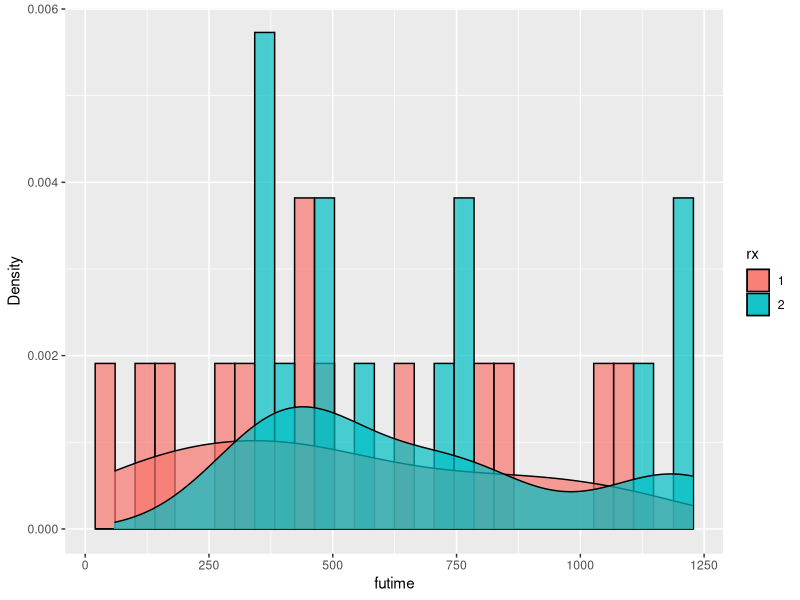
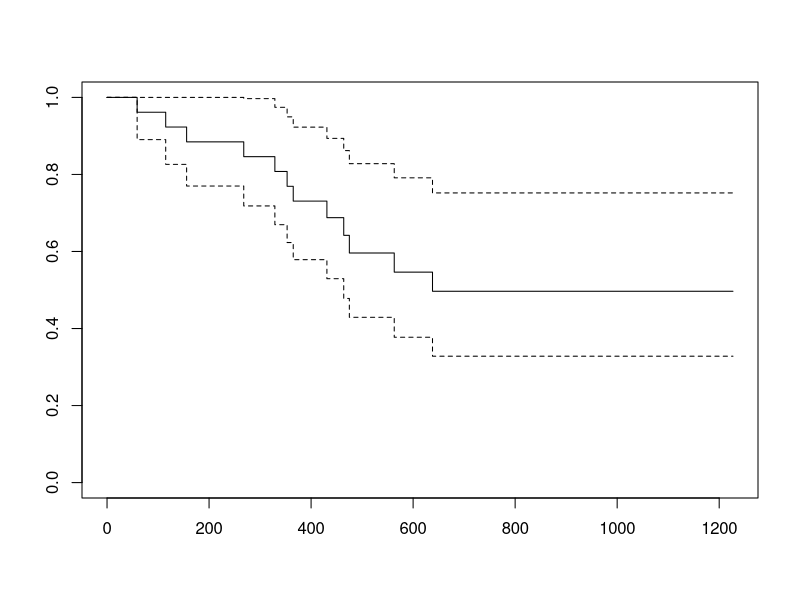
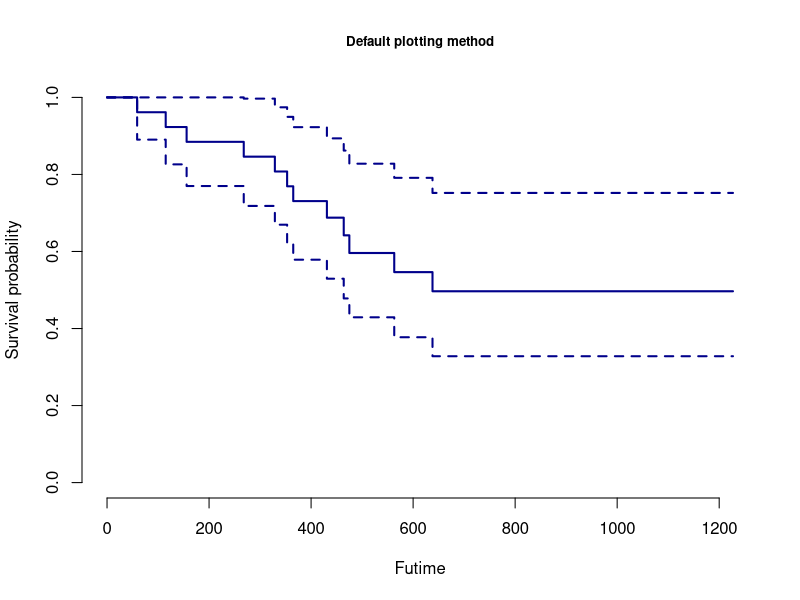
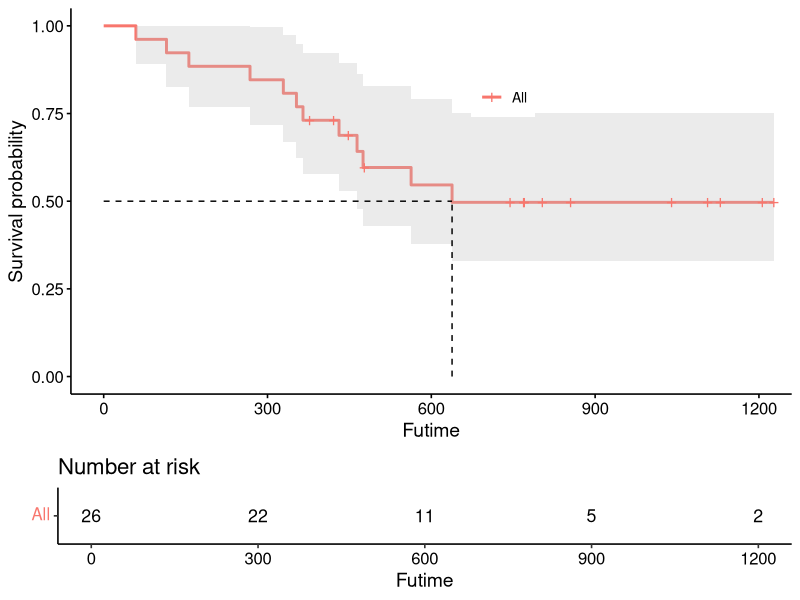

Generate these figures, in order, with R: (Note: this script raises an error after producing the figures.)
## ---- chunk 1
library(kableExtra)
#options(knitr.table.format = "html")
options(kableExtra.auto_format = FALSE)

knitr::knit_hooks$set(
   error = function(x, options) {
     paste('\n\n<div class="alert alert-danger">',
           gsub('##', '\n', gsub('^##\ Error', '**Error**', x)),
           '</div>', sep = '\n')
   },
   warning = function(x, options) {
     paste('\n\n<div class="alert alert-warning">',
           gsub('##', '\n', gsub('^##\ Warning:', '**Warning**', x)),
           '</div>', sep = '\n')
   },
   message = function(x, options) {
     paste('\n\n<div class="alert alert-info">',
           gsub('##', '\n', x),
           '</div>', sep = '\n')
   }
)
#`r text_spec("TEXT", background = "#D05A6E", color = "white", bold = T)`
## ---- chunk 2
# Function to install&load/load required R packages
install_load <- function (package1, ...)  {   
  packages <- c(package1, ...)
  for(package in packages){
    if(package %in% rownames(installed.packages()))
      do.call('library', list(package))
    else {
      install.packages(package)
      do.call("library", list(package))
    }
  } 
}

# Required R packages
required_R_packages <- c("survival", "survminer", "tidyverse", "psych", 
                         "readxl", "kableExtra")

# Install/load required R packages
install_load(required_R_packages)
## ---- chunk 3
# using the survival R package 
ovarian_data <- ovarian

# Structure of your data
str(ovarian_data)

# Facotorisation of variables
ovarian_data$rx <- factor(ovarian_data$rx, levels = c("1", "2"))
ovarian_data$resid.ds <- factor(ovarian_data$resid.ds, levels = c("1", "2"), 
                                labels = c("No", "Yes"))
ovarian_data$ecog.ps <- factor(ovarian_data$ecog.ps, levels = c("1", "2"), 
                                labels = c("Good", "Bad"))

# Take a look at ovarian cancer data
dplyr::glimpse(ovarian_data)

# Function to have overlayed plots
plot_multi_histogram <- function(df, feature, label_column) {
    plt <- ggplot(df, aes(x=eval(parse(text=feature)), fill=eval(parse(text=label_column)))) +
    geom_histogram(alpha=0.7, position="identity", aes(y = ..density..), color="black") +
    geom_density(alpha=0.7) +
    labs(x=feature, y = "Density")
    plt + guides(fill=guide_legend(title=label_column))
}

# Overlay plot of histogram and the densities 
plot_multi_histogram(ovarian_data, 'futime', 'rx')

# Descriptive statistics
describeBy(ovarian_data$futime, ovarian_data$rx, mat = T)[-c(1, 3, 8, 9, 13, 14)] %>% 
kable(digits = 2) %>% 
  kable_styling(bootstrap_options = c("striped", "hover", "condensed"), 
                full_width = F, 
                position = "left"
                )
## ---- chunk 4

# Let us convert the `Vital status` variable to a numeric variable
ovarian_data$futime <- as.numeric(ovarian_data$futime)

# KM curve: pooling both groups
KM_all <- survfit(Surv(futime, fustat) ~ 1, data = ovarian_data)
KM_all

# Alternatively
surv_median(KM_all)

# Obtaining KM curve
plot(KM_all)

plot(KM_all, xlab = "Futime", ylab = "Survival probability", bty ="n", lwd=2, 
     col = "darkblue", main = "Default plotting method", cex.main = 0.8)

## ---- chunk 5
# Nicer plot with more information using survminer package
ggsurvplot(KM_all, 
           data = ovarian_data, 
           conf.int = T, 
           risk.table = T, 
           surv.median.line = "hv", 
           legend.title = "", 
           legend.labs = c("All"), 
           xlab='Futime', 
           legend = c(0.6,0.8)
           ) 

# Plotting the hazard function
ggsurvplot(KM_all, 
           conf.int = TRUE, 
           risk.table = TRUE, 
           fun = "cumhaz"
           )
## ---- chunk 6

# KM curves for both groups
KM_groups <- survfit(Surv(futime, fustat) ~ rx, data = ovarian_data)
KM_groups

# Obtaining KM curve
plot(KM_groups, xlab = "OSDx (months)", ylab = "Survival probability", bty = "n", 
     col = "darkblue", main = "Default plotting method", cex.main = 0.8)
## ---- chunk 7

# Nicer plot with more information using survminer package
ggsurvplot(KM_groups, 
           data = ovarian_data, 
           conf.int = T, 
           risk.table = T,  
           surv.median.line = "hv", 
           legend.title = "", 
           legend.labs = c("Treatment 1", "Treatment 2"), 
           xlab='Futime', 
           legend = c(0.2,0.2)
           ) 

# Plotting the hazard functions
ggsurvplot(KM_groups, 
           conf.int = TRUE, 
           risk.table = TRUE, 
           fun = "cumhaz"
           )

## ---- chunk 8
JCO_orig <- readxl::read_excel("data/data_kathryn.xlsx", sheet = 1)

# Get a glimpse of your data
glimpse(JCO_orig)

str(JCO_orig)

# Replacing NAs with "Negative"
JCO_data <- JCO_orig %>% 
                replace_na(list(`Gene mutation found in` = "Negative"))

# Factoring "Gene mutation found in" column
JCO_data$`Gene mutation found in` <- factor(JCO_data$`Gene mutation found in`)

# Replacing BRCA1 and BRCA2 as combined positive
JCO_data <- JCO_data %>% mutate(`Gene mutation found in` = recode(`Gene mutation found in`, "BRCA1"="Combined_positive", "BRCA2"="Combined_positive"))

# Changing the column name
names(JCO_data)[21] <- "Mutation_status"

# Filtering only combined positive and negative observations & only overall survival
JCO_final <- JCO_data %>% 
                filter(Mutation_status != c("UV"), 
                       Status != c("PF"))

# Replacing D and P to 1 (dead) and 0 (alive)
JCO_final <- JCO_final %>% mutate(Status = recode(Status, "D"=1, "P"=2))

# Getting final data set
JCO_final$Mutation_status <- factor(JCO_final$Mutation_status)
JCO_final$Status <- as.numeric(JCO_final$Status) 
## ---- chunk 9

# KM curves for both groups
KM_groups_Alsop <- survfit(Surv(OSDx, Status) ~ Mutation_status, data = JCO_final)
KM_groups_Alsop

table(JCO_final$Status)

# Obtaining KM curve
ggsurvplot(KM_groups_Alsop, 
           data = JCO_final, 
           conf.int = T, 
           risk.table = T,  
           surv.median.line = "hv", 
           legend.title = "", 
           legend.labs = c("Positive", "Negative"), 
           xlab='Futime', 
           legend = c(0.2,0.2)
           ) 
## ---- chunk 10
survdiff(Surv(futime, fustat) ~ rx, data = ovarian_data)
## ---- chunk 11
survdiff(Surv(OSDx, Status) ~ Mutation_status, data = JCO_final)
## ---- chunk 12
survdiff(Surv(futime, fustat) ~ rx, rho = 1, data = ovarian_data)
## ---- chunk 13
# Obtaining survival curves
KM_strata <- survfit(Surv(OSDx, Status) ~ Mutation_status + strata(Subtype), data = JCO_final)
#KM_strata

# Plotting KM survival curves
ggsurvplot(KM_strata, data = JCO_final)
                             
# Stratified log-rank test
survdiff(Surv(OSDx, Status) ~ Mutation_status + strata(Subtype), data = JCO_final)
